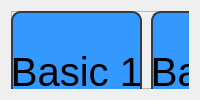
                  <widget class="QWidget" name="SpanishCoursePage">
                   <layout class="QGridLayout" name="gridLayout_8">
                    <item row="0" column="0">
                     <widget class="QFrame" name="frame_6">
                      <property name="frameShape">
                       <enum>QFrame::StyledPanel</enum>
                      </property>
                      <property name="frameShadow">
                       <enum>QFrame::Raised</enum>
                      </property>
                      <widget class="QPushButton" name="Level_Basic1_Spanish">
                       <property name="geometry">
                        <rect>
                         <x>0</x>
                         <y>0</y>
                         <width>131</width>
                         <height>121</height>
                        </rect>
                       </property>
                       <property name="font">
                        <font>
                         <pointsize>30</pointsize>
                        </font>
                       </property>
                       <property name="styleSheet">
                        <string notr="true">QPushButton {
	border: 2px solid rgb(52, 59, 72);
	border-radius: 10px;	
	 background: #3399ff;
}
QPushButton:hover {
	background-color: #2b82d9;
	border: 2px solid rgb(61, 70, 86);
}
QPushButton:pressed {	
	background-color: rgb(35, 40, 49);
	border: 2px solid rgb(43, 50, 61);
}</string>
                       </property>
                       <property name="text">
                        <string>Basic 1</string>
                       </property>
                       <property name="flat">
                        <bool>false</bool>
                       </property>
                      </widget>
                      <widget class="QPushButton" name="Level_Basic2_Spanish">
                       <property name="geometry">
                        <rect>
                         <x>140</x>
                         <y>0</y>
                         <width>131</width>
                         <height>121</height>
                        </rect>
                       </property>
                       <property name="font">
                        <font>
                         <pointsize>30</pointsize>
                        </font>
                       </property>
                       <property name="styleSheet">
                        <string notr="true">QPushButton {
	border: 2px solid rgb(52, 59, 72);
	border-radius: 10px;	
	 background: #3399ff;
}
QPushButton:hover {
	background-color: #2b82d9;
	border: 2px solid rgb(61, 70, 86);
}
QPushButton:pressed {	
	background-color: rgb(35, 40, 49);
	border: 2px solid rgb(43, 50, 61);
}</string>
                       </property>
                       <property name="text">
                        <string>Basic 2</string>
                       </property>
                       <property name="flat">
                        <bool>false</bool>
                       </property>
                      </widget>
                     </widget>
                    </item>
                   </layout>
                  </widget>
